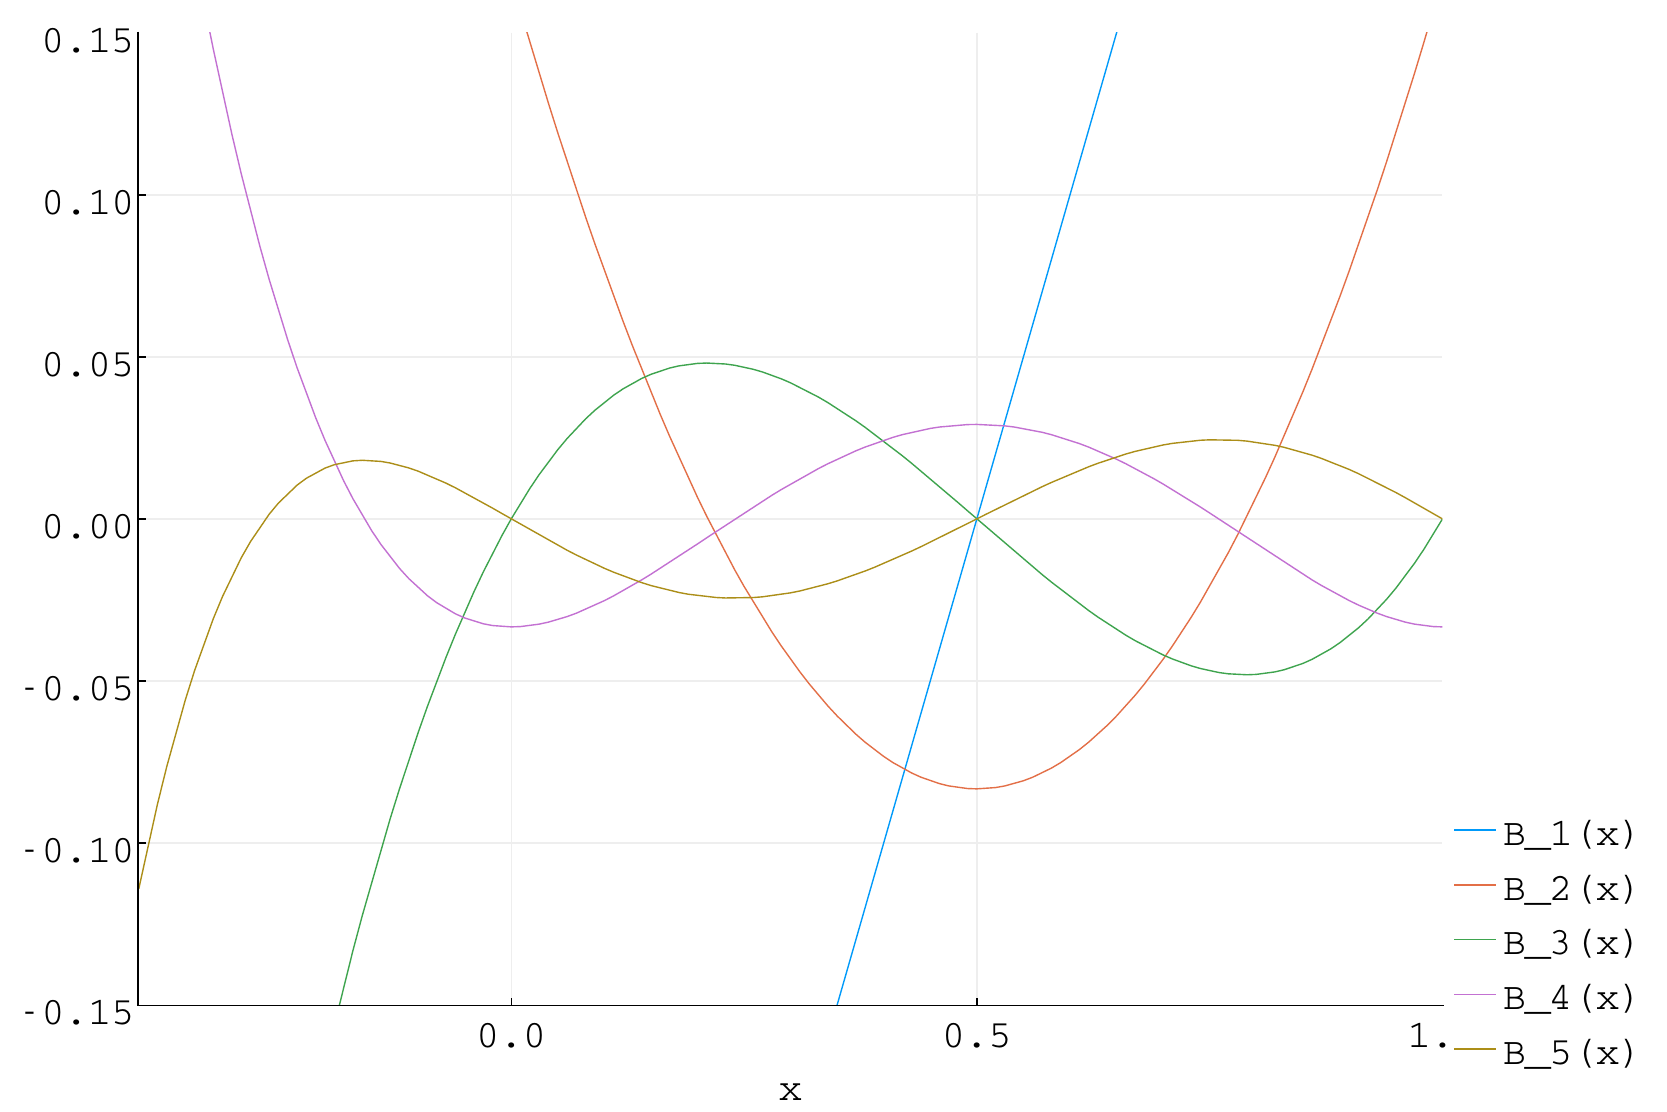

The script that saved this image:
# Example of Bernoulli functions
#   Replicate (approximately) the plot from http://mathworld.wolfram.com/BernoulliPolynomial.html

using Plots; plotlyjs()
default(show = true) # shouldn't need display commands

using SpecialFunctions
const SF = SpecialFunctions

x = -0.4:0.01:1.0
plt = plot( x, SF.bernoulli.(1,x), 
           label="B_1(x)", legendfont=font(20, "Courier"), legend=:bottomright,
           xaxis = ("x", font(20, "Courier")),
           yaxis = ("", font(20, "Courier"),  (-0.15, 0.15), -0.15:0.05:1.5),
           size = (1200, 800)
           )
 
for i=2:5
    plot!( x, SF.bernoulli.(i,x), label="B_$i(x)")
end

savefig("bernoulli_ex.pdf")
